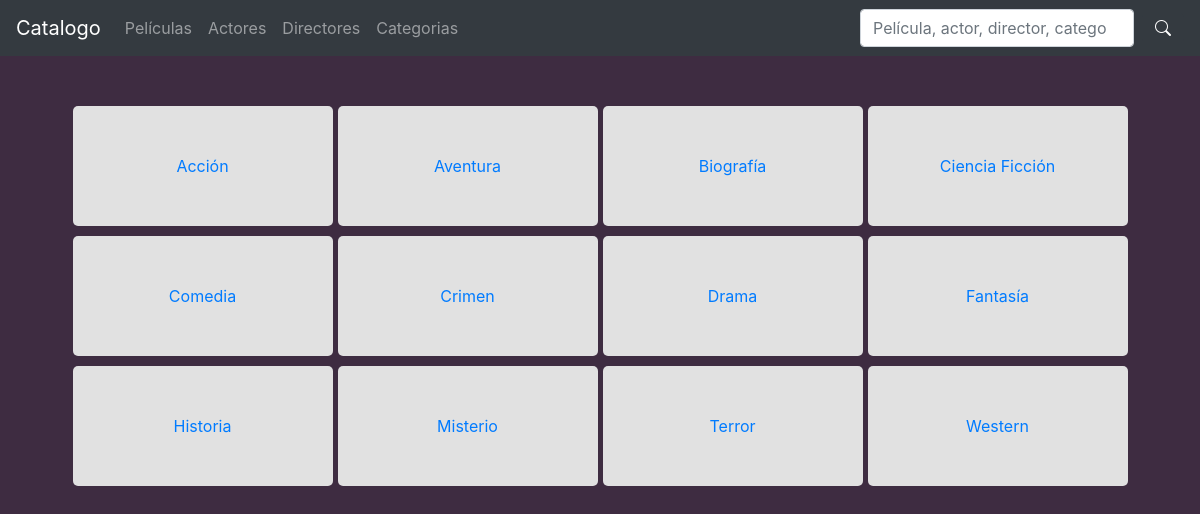
Page /categorias/ on the committed database.
### catalogo/models.py (models this page shows, shortened)
class Categoria(models.Model):
    nombre = models.CharField(max_length=50)

### catalogo/views/categoria_views.py (the view)
# urls.py: path("categorias/",CategoriaTemplateView.as_view(),name="categorias"),
class CategoriaTemplateView(TemplateView):
    model = Categoria
    template_name = "categorias.html"
    def get_context_data(self, **kwargs):
        context = super().get_context_data(**kwargs)
        categorias = Categoria.objects.all().order_by("nombre")
        context["categorias"] = categorias
        return context

### templates/categorias.html (shortened to what this page needs)
{%extends 'home.html'%}
{% load static %}
    {%block categorias%}
    <div class="container-categorias">
        <div class="grilla">
            {%for categoria in categorias%}
                <div class="card-categoria">
                    <a href="{%url 'peliculas-categoria' categoria.pk%}"> {{categoria.nombre}}</a>
                </div>
            {%endfor%}
        </div>
    </div>
    {%endblock%}

### static/principal.css (style rules this page uses)
body { background-color:#3E2C41; }
.grilla { display:grid; grid-template-rows: repeat(3, 1fr); grid-template-columns: repeat(4, 1fr); grid-column-gap:5px; grid-row-gap: 10px; }
.container-categorias { width:100%; margin-top:50px; margin-bottom:50px; display: flex; flex-direction: column; align-items: center; justify-content: center; }
.card-categoria { width: 260px; height: 120px; border-radius: 5px; background-color: #E1E1E1; justify-content: center; text-align: center; display: flex; flex-direction: column; }

### rows in the picture
Categoria: nombre "Acción"
Categoria: nombre "Aventura"
Categoria: nombre "Biografía"
Categoria: nombre "Ciencia Ficción"
Categoria: nombre "Comedia"
Categoria: nombre "Crimen"
Categoria: nombre "Drama"
Categoria: nombre "Fantasía"
Categoria: nombre "Historia"
Categoria: nombre "Misterio"
Categoria: nombre "Terror"
Categoria: nombre "Western"
